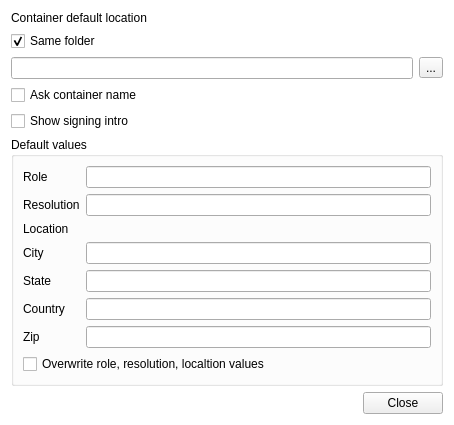
<ui version="4.0" >
 <class>Settings</class>
 <widget class="QWidget" name="Settings" >
  <property name="windowModality" >
   <enum>Qt::WindowModal</enum>
  </property>
  <property name="geometry" >
   <rect>
    <x>0</x>
    <y>0</y>
    <width>454</width>
    <height>415</height>
   </rect>
  </property>
  <property name="windowTitle" >
   <string>Settings</string>
  </property>
  <property name="styleSheet" >
   <string notr="true" >#Settings { background: white; }
QLabel, QLineEdit, QCheckBox, QGroupBox { font: 8pt "Arial Baltic"; }

</string>
  </property>
  <layout class="QVBoxLayout" name="verticalLayout" >
   <item>
    <widget class="QLabel" name="label" >
     <property name="text" >
      <string>Container default location</string>
     </property>
    </widget>
   </item>
   <item>
    <widget class="QCheckBox" name="defaultSameDir" >
     <property name="text" >
      <string>Same folder</string>
     </property>
     <property name="checked" >
      <bool>true</bool>
     </property>
    </widget>
   </item>
   <item>
    <layout class="QHBoxLayout" name="horizontalLayout" >
     <item>
      <widget class="QLineEdit" name="defaultDir" >
       <property name="readOnly" >
        <bool>true</bool>
       </property>
      </widget>
     </item>
     <item>
      <widget class="QToolButton" name="selectDefaultDir" >
       <property name="text" >
        <string>...</string>
       </property>
      </widget>
     </item>
    </layout>
   </item>
   <item>
    <widget class="QCheckBox" name="askSaveAs" >
     <property name="text" >
      <string>Ask container name</string>
     </property>
    </widget>
   </item>
   <item>
    <widget class="QCheckBox" name="showIntro" >
     <property name="text" >
      <string>Show signing intro</string>
     </property>
    </widget>
   </item>
   <item>
    <widget class="QGroupBox" name="groupBox" >
     <property name="title" >
      <string>Default values</string>
     </property>
     <property name="flat" >
      <bool>true</bool>
     </property>
     <layout class="QGridLayout" name="gridLayout" >
      <item row="0" column="0" >
       <widget class="QLabel" name="signRoleLabel" >
        <property name="text" >
         <string>Role</string>
        </property>
       </widget>
      </item>
      <item row="0" column="1" >
       <widget class="QLineEdit" name="signRoleInput" />
      </item>
      <item row="1" column="0" >
       <widget class="QLabel" name="signResolutionLabel" >
        <property name="text" >
         <string>Resolution</string>
        </property>
       </widget>
      </item>
      <item row="1" column="1" >
       <widget class="QLineEdit" name="signResolutionInput" />
      </item>
      <item row="2" column="0" >
       <widget class="QLabel" name="signLocationLabel" >
        <property name="text" >
         <string>Location</string>
        </property>
       </widget>
      </item>
      <item row="3" column="0" >
       <widget class="QLabel" name="signCityLabel" >
        <property name="text" >
         <string>City</string>
        </property>
       </widget>
      </item>
      <item row="3" column="1" >
       <widget class="QLineEdit" name="signCityInput" />
      </item>
      <item row="4" column="0" >
       <widget class="QLabel" name="signStateLabel" >
        <property name="text" >
         <string>State</string>
        </property>
       </widget>
      </item>
      <item row="4" column="1" >
       <widget class="QLineEdit" name="signStateInput" />
      </item>
      <item row="5" column="0" >
       <widget class="QLabel" name="signCountryLabel" >
        <property name="text" >
         <string>Country</string>
        </property>
       </widget>
      </item>
      <item row="5" column="1" >
       <widget class="QLineEdit" name="signCountryInput" />
      </item>
      <item row="6" column="0" >
       <widget class="QLabel" name="signZipLabel" >
        <property name="text" >
         <string>Zip</string>
        </property>
       </widget>
      </item>
      <item row="6" column="1" >
       <widget class="QLineEdit" name="signZipInput" />
      </item>
      <item row="7" column="0" colspan="2" >
       <widget class="QCheckBox" name="signOverwrite" >
        <property name="text" >
         <string>Overwrite role, resolution, localtion values</string>
        </property>
       </widget>
      </item>
     </layout>
    </widget>
   </item>
   <item>
    <spacer name="verticalSpacer" >
     <property name="orientation" >
      <enum>Qt::Vertical</enum>
     </property>
     <property name="sizeHint" stdset="0" >
      <size>
       <width>20</width>
       <height>40</height>
      </size>
     </property>
    </spacer>
   </item>
   <item>
    <widget class="QDialogButtonBox" name="buttonBox" >
     <property name="standardButtons" >
      <set>QDialogButtonBox::Close</set>
     </property>
    </widget>
   </item>
  </layout>
 </widget>
 <tabstops>
  <tabstop>defaultDir</tabstop>
  <tabstop>selectDefaultDir</tabstop>
  <tabstop>showIntro</tabstop>
  <tabstop>signRoleInput</tabstop>
  <tabstop>signResolutionInput</tabstop>
  <tabstop>signCityInput</tabstop>
  <tabstop>signStateInput</tabstop>
  <tabstop>signCountryInput</tabstop>
  <tabstop>signZipInput</tabstop>
  <tabstop>signOverwrite</tabstop>
 </tabstops>
 <resources/>
 <connections>
  <connection>
   <sender>showIntro</sender>
   <signal>stateChanged(int)</signal>
   <receiver>Settings</receiver>
   <slot>save()</slot>
   <hints>
    <hint type="sourcelabel" >
     <x>219</x>
     <y>131</y>
    </hint>
    <hint type="destinationlabel" >
     <x>217</x>
     <y>188</y>
    </hint>
   </hints>
  </connection>
  <connection>
   <sender>signRoleInput</sender>
   <signal>editingFinished()</signal>
   <receiver>Settings</receiver>
   <slot>save()</slot>
   <hints>
    <hint type="sourcelabel" >
     <x>214</x>
     <y>199</y>
    </hint>
    <hint type="destinationlabel" >
     <x>217</x>
     <y>188</y>
    </hint>
   </hints>
  </connection>
  <connection>
   <sender>signResolutionInput</sender>
   <signal>editingFinished()</signal>
   <receiver>Settings</receiver>
   <slot>save()</slot>
   <hints>
    <hint type="sourcelabel" >
     <x>214</x>
     <y>219</y>
    </hint>
    <hint type="destinationlabel" >
     <x>217</x>
     <y>188</y>
    </hint>
   </hints>
  </connection>
  <connection>
   <sender>signCityInput</sender>
   <signal>editingFinished()</signal>
   <receiver>Settings</receiver>
   <slot>save()</slot>
   <hints>
    <hint type="sourcelabel" >
     <x>214</x>
     <y>259</y>
    </hint>
    <hint type="destinationlabel" >
     <x>217</x>
     <y>188</y>
    </hint>
   </hints>
  </connection>
  <connection>
   <sender>signStateInput</sender>
   <signal>editingFinished()</signal>
   <receiver>Settings</receiver>
   <slot>save()</slot>
   <hints>
    <hint type="sourcelabel" >
     <x>214</x>
     <y>279</y>
    </hint>
    <hint type="destinationlabel" >
     <x>217</x>
     <y>188</y>
    </hint>
   </hints>
  </connection>
  <connection>
   <sender>signCountryInput</sender>
   <signal>editingFinished()</signal>
   <receiver>Settings</receiver>
   <slot>save()</slot>
   <hints>
    <hint type="sourcelabel" >
     <x>214</x>
     <y>299</y>
    </hint>
    <hint type="destinationlabel" >
     <x>217</x>
     <y>188</y>
    </hint>
   </hints>
  </connection>
  <connection>
   <sender>signZipInput</sender>
   <signal>editingFinished()</signal>
   <receiver>Settings</receiver>
   <slot>save()</slot>
   <hints>
    <hint type="sourcelabel" >
     <x>214</x>
     <y>319</y>
    </hint>
    <hint type="destinationlabel" >
     <x>217</x>
     <y>188</y>
    </hint>
   </hints>
  </connection>
  <connection>
   <sender>signOverwrite</sender>
   <signal>stateChanged(int)</signal>
   <receiver>Settings</receiver>
   <slot>save()</slot>
   <hints>
    <hint type="sourcelabel" >
     <x>214</x>
     <y>349</y>
    </hint>
    <hint type="destinationlabel" >
     <x>217</x>
     <y>188</y>
    </hint>
   </hints>
  </connection>
  <connection>
   <sender>askSaveAs</sender>
   <signal>stateChanged(int)</signal>
   <receiver>Settings</receiver>
   <slot>save()</slot>
   <hints>
    <hint type="sourcelabel" >
     <x>226</x>
     <y>95</y>
    </hint>
    <hint type="destinationlabel" >
     <x>226</x>
     <y>207</y>
    </hint>
   </hints>
  </connection>
  <connection>
   <sender>defaultSameDir</sender>
   <signal>stateChanged(int)</signal>
   <receiver>Settings</receiver>
   <slot>save()</slot>
   <hints>
    <hint type="sourcelabel" >
     <x>226</x>
     <y>39</y>
    </hint>
    <hint type="destinationlabel" >
     <x>226</x>
     <y>207</y>
    </hint>
   </hints>
  </connection>
  <connection>
   <sender>buttonBox</sender>
   <signal>clicked(QAbstractButton*)</signal>
   <receiver>Settings</receiver>
   <slot>close()</slot>
   <hints>
    <hint type="sourcelabel" >
     <x>226</x>
     <y>394</y>
    </hint>
    <hint type="destinationlabel" >
     <x>226</x>
     <y>207</y>
    </hint>
   </hints>
  </connection>
 </connections>
 <slots>
  <slot>save()</slot>
 </slots>
</ui>
